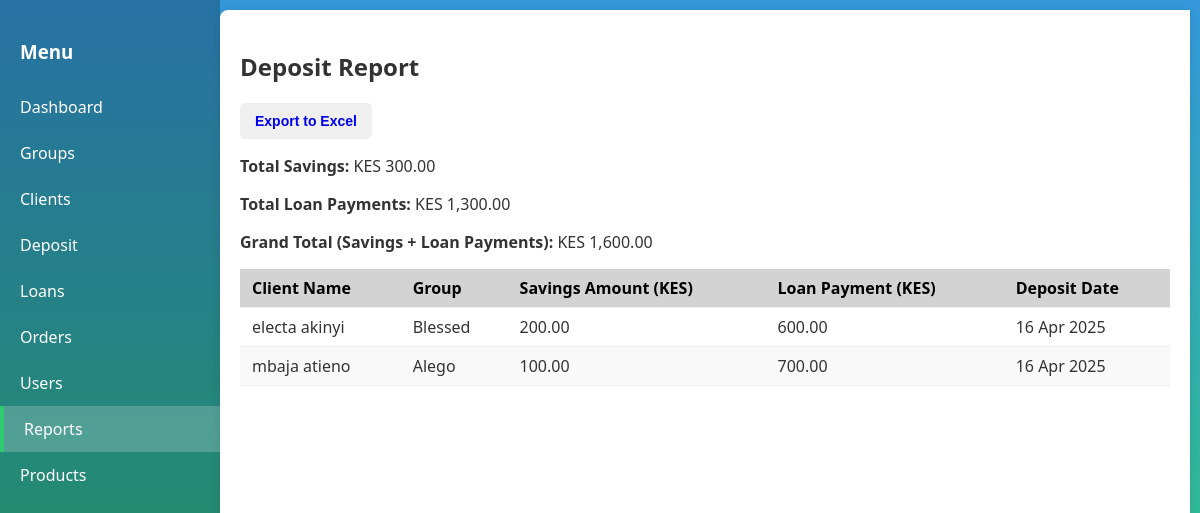
Screenshot of /admin/reports/deposit_report.php (signed in) with the database file from the repository.
### tables this page shows
CREATE TABLE `deposits` (
  `id` int(11) NOT NULL,
  `client_id` int(11) NOT NULL,
  `savings_amount` decimal(10,2) NOT NULL,
  `loan_payment` decimal(10,2) NOT NULL,
  `deposit_date` timestamp NOT NULL DEFAULT current_timestamp()
);

CREATE TABLE `clients` (
  `id` int(11) NOT NULL,
  `first_name` varchar(100) DEFAULT NULL,
  `last_name` varchar(100) DEFAULT NULL,
  `gender` varchar(10) DEFAULT NULL,
  `dob` date DEFAULT NULL,
  `id_number` varchar(50) DEFAULT NULL,
  `phone` varchar(20) DEFAULT NULL,
  `email` varchar(100) DEFAULT NULL,
  `address` text DEFAULT NULL,
  `city` varchar(100) DEFAULT NULL,
  `occupation` varchar(100) DEFAULT NULL,
  `income` decimal(10,2) DEFAULT NULL,
  `education` varchar(50) DEFAULT NULL,
  `notes` text DEFAULT NULL,
  `group_id` int(11) DEFAULT NULL,
  `branch` varchar(100) DEFAULT NULL,
  `officer_id` int(11) DEFAULT NULL,
  `status` enum('pending','approved') DEFAULT 'pending',
  `created_at` timestamp NOT NULL DEFAULT current_timestamp()
);

CREATE TABLE `groups` (
  `id` int(11) NOT NULL,
  `name` varchar(100) NOT NULL,
  `location` varchar(100) DEFAULT NULL,
  `formation_date` date DEFAULT NULL,
  `type` enum('farming','trading','artisan','women','youth') NOT NULL,
  `created_at` timestamp NOT NULL DEFAULT current_timestamp(),
  `officer_id` int(11) DEFAULT NULL,
  `branch_id` int(11) DEFAULT NULL
);

### admin/reports/deposit_report.php (the view, shortened to what this page needs)
<?php
require_once('../../db.php');
$stmt = $conn->prepare("
    SELECT d.*, c.first_name, c.last_name, g.name AS group_name
    FROM deposits d
    JOIN clients c ON d.client_id = c.id
    JOIN groups g ON c.group_id = g.id
    ORDER BY d.deposit_date DESC");
$stmt->execute();
$deposits = $stmt->fetchAll(PDO::FETCH_ASSOC);
$totalSavings = 0;
$totalLoanPayments = 0;
foreach ($deposits as $d) {
    $totalSavings += $d['savings_amount'];
    $totalLoanPayments += $d['loan_payment'];
}
$grandTotal = $totalSavings + $totalLoanPayments;
?>
<!DOCTYPE html>
<html>
<head>
    <link rel="stylesheet" href="../../styles.css">
</head>
<body>
<div class="container">
    <div class="sidebar">
        <h3>Menu</h3>
        <ul class="menu-items">
        <li><a href="../index.php" >Dashboard</a></li>
    <li><a href="../index.php">Groups</a></li>
    <li><a href="../clients/index.php">Clients</a></li>
    <li><a href="../deposit/index.php">Deposit</a></li>
    <li><a href="../loans/index.php">Loans</a></li>
    <li><a href="../orders/index.php">Orders</a></li>
    <li><a href="../users/index.php">Users</a></li>
    <li><a href="index.php" class="active">Reports</a></li>
    <li><a href="../products/index.php">Products</a></li>
        </ul>
    </div>
    <main class="content">
        <h2>Deposit Report</h2>
        <form method="post" action="export_deposit_report.php">
            <button type="submit" class="btn btn-export"><a href="export_deposit_report.php" style="margin-bottom: 10px;
            text-decoration:none;">Export to Excel</a>
            </button>
        </form>
        <div class="totals">
            <p><strong>Total Savings: </strong>KES <?= number_format($totalSavings, 2) ?></p>
            <p><strong>Total Loan Payments: </strong>KES <?= number_format($totalLoanPayments, 2) ?></p>
            <p><strong>Grand Total (Savings + Loan Payments): </strong>KES <?= number_format($grandTotal, 2) ?></p>
        </div>
        <table>
            <thead>
                <tr>
                    <th>Client Name</th>
                    <th>Group</th>
                    <th>Savings Amount (KES)</th>
                    <th>Loan Payment (KES)</th>
                    <th>Deposit Date</th>
                </tr>
            </thead>
            <tbody>
                <?php foreach ($deposits as $d): ?>
                    <tr>
                        <td><?= htmlspecialchars($d['first_name'] . ' ' . $d['last_name']) ?></td>
                        <td><?= htmlspecialchars($d['group_name']) ?></td>
                        <td><?= number_format($d['savings_amount'], 2) ?></td>
                        <td><?= number_format($d['loan_payment'], 2) ?></td>
                        <td><?= date('d M Y', strtotime($d['deposit_date'])) ?></td>
                    </tr>
                <?php endforeach; ?>
            </tbody>
        </table>
    </main>
</div>
</body>
</html>

### styles.css (style rules this page uses)
body { margin: 0; font-family: 'Segoe UI', Tahoma, Geneva, Verdana, sans-serif; background: linear-gradient(to bottom, #3498db, #2ecc71); min-height: 100vh; color: #333; }
.container { display: grid; grid-template-areas: "header header" "sidebar content" "footer footer"; grid-template-columns: 220px 1fr; grid-template-rows: auto 1fr auto; height: 100vh; }
.sidebar { grid-area: sidebar; background: rgba(0, 0, 0, 0.25); padding: 20px 0; }
.sidebar h3 { color: white; padding: 0 20px; margin-bottom: 20px; }
.menu-items { list-style: none; padding: 0; margin: 0; }
.menu-items li a { display: block; color: white; padding: 12px 20px; text-decoration: none; transition: all 0.3s; }
.menu-items li a.active { background: rgba(255, 255, 255, 0.2); border-left: 4px solid #2ecc71; }
.content { grid-area: content; padding: 20px; background: white; border-radius: 8px 0 0 0; margin: 10px 10px 0 0; box-shadow: 0 0 10px rgba(0,0,0,0.1); overflow-y: auto; }
table { width: 100%; border-collapse: collapse; margin-top: 10px; }
th, td { padding: 12px 15px; text-align: left; border-bottom: 1px solid #ddd; }
th { background-color: #3498db; color: black; position: sticky; top: 0; }
tr:nth-child(even) { background-color: #f9f9f9; }
.sidebar { transition: transform 0.3s ease; }
.btn { padding: 10px 15px; border: none; border-radius: 5px; cursor: pointer; font-weight: 600; font-size: 14px; transition: all 0.2s ease; flex: 1; text-align: center; }
th, td { padding: 8px 12px; text-align: left; border-bottom: 1px solid #eee; }
th { background-color: lightgray; font-weight: 600; }

### rows the page displays
deposits: client.last_name "electa akinyi", groups.name "Blessed", savings_amount "200.00", loan_payment "600.00", deposit_date "16 Apr 2025"
deposits: client.last_name "mbaja atieno", groups.name "Alego", savings_amount "100.00", loan_payment "700.00", deposit_date "16 Apr 2025"

### other values shown
$totalSavings "300.00"
$totalLoanPayments "1,300.00"
$grandTotal "1,600.00"
